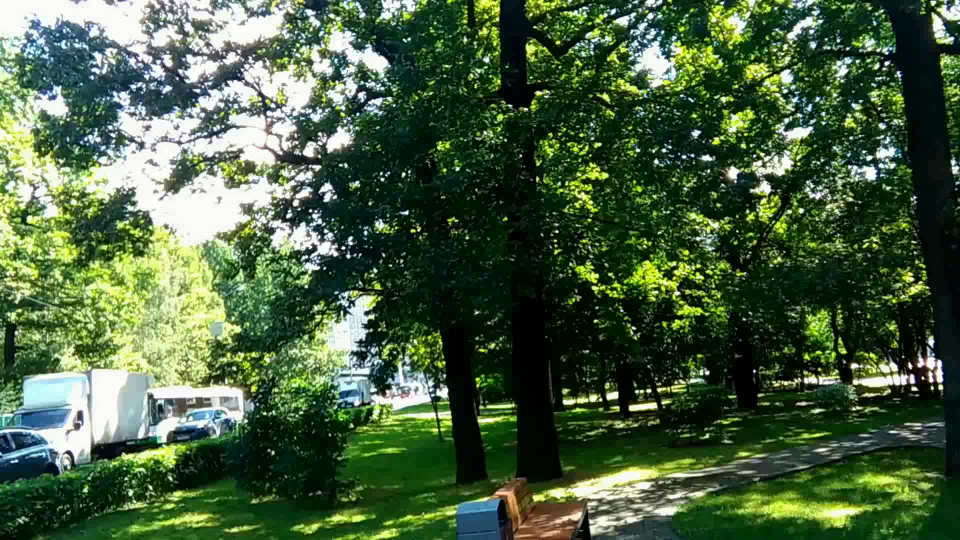
#> input picture frame 0 of video1.mp4, 1920 x 1080 px (shown at 1/2 size)
$ python video1.py
#> lines starting #> are read from the running program, lines starting #| are printed output that depends on the picture
import cv2

cap = cv2.VideoCapture('../video1.mp4')

if not cap.isOpened():
    print("Ошибка открытия видео потока")
    exit()

while True:
    ret, frame = cap.read()
#> frame is the input picture: shape (1080, 1920, 3); mean B, G, R 64.1, 96.2, 72.3
    if not ret:
        break

    # Изменение размера для удобства отображения
    frame = cv2.resize(frame, (640, 360))
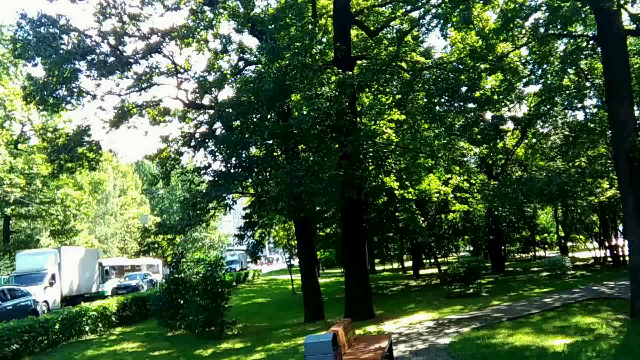
#> frame: shape (360, 640, 3); mean B, G, R 64.1, 96.2, 72.3

    gray = cv2.cvtColor(frame, cv2.COLOR_BGR2GRAY)
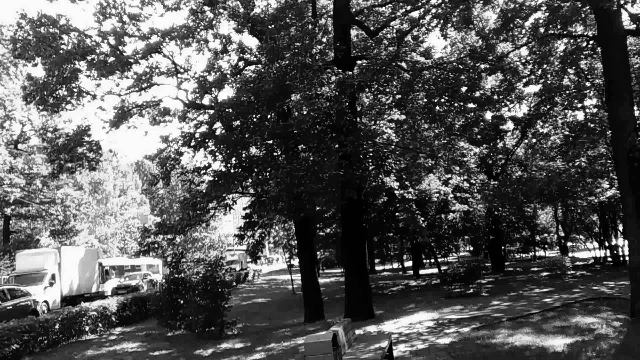
#> gray: shape (360, 640); min 0, max 255, mean 85.4
    hsv = cv2.cvtColor(frame, cv2.COLOR_BGR2HSV)
#> hsv: shape (360, 640, 3); mean H, S, V 60.4, 156.8, 97.5

    cv2.imshow('Original', frame)
    cv2.imshow('Grayscale', gray)
    cv2.imshow('HSV', hsv)

    # Выход по 'q' с нормальной скоростью видео
    if cv2.waitKey(25000) & 0xFF == ord('q'):
#> (key q is pressed here)
        break

cap.release()
cv2.destroyAllWindows()
